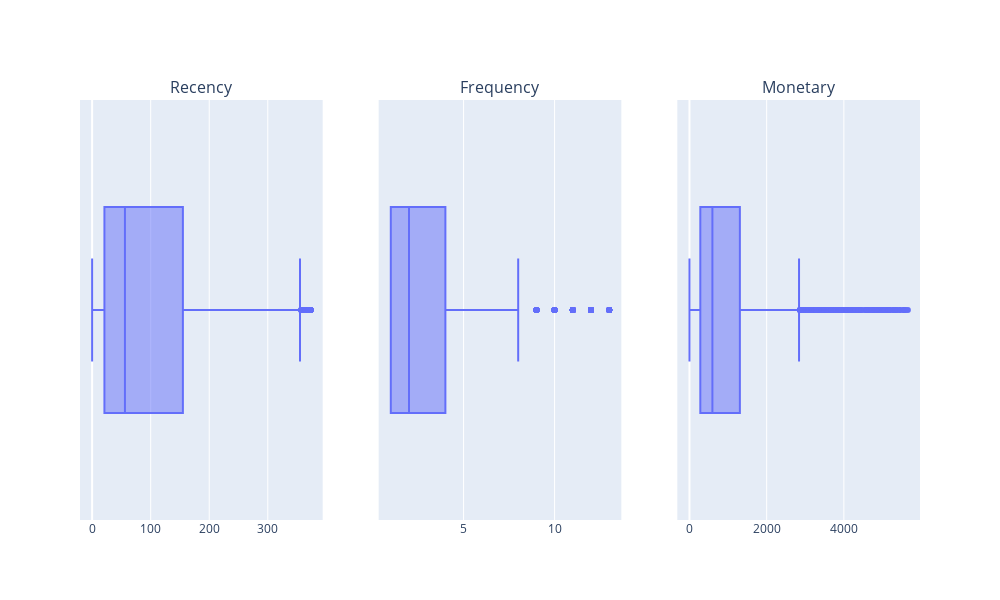

The notebook cell saved with this chart:
### Code cell
boxes_filtered = [px.box(RFM_filtered, x=column) for column in RFM_filtered.columns]

rfm_filtered_fig = make_subplots(
    rows=1, cols=3, 
    subplot_titles=(
        "Recency", "Frequency", "Monetary"
    )
)

for i, box in enumerate(boxes_filtered):
    rfm_filtered_fig.add_trace(boxes_filtered[i]['data'][0], row=1, col=i+1)

rfm_filtered_fig.update_layout(
    showlegend=True, 
    autosize=False, 
    width=1000,
    height=600)
rfm_filtered_fig.show()

### Figure 1 — Plotly figure (JSON) as saved in the notebook; plotly's stock layout.template omitted (floating-point values rounded to 4 significant figures; data arrays with more than 128 entries replaced by an {"elided": "..."} marker saying what was removed)
{"data": [{"alignmentgroup": "True", "hovertemplate": "Recency=%{x}<extra></extra>", "legendgroup": "", "marker": {"color": "#636efa"}, "name": "", "notched": false, "offsetgroup": "", "orientation": "h", "showlegend": false, "type": "box", "x": {"elided": "4044 int values"}, "x0": " ", "xaxis": "x", "y0": " ", "yaxis": "y"}, {"alignmentgroup": "True", "hovertemplate": "Frequency=%{x}<extra></extra>", "legendgroup": "", "marker": {"color": "#636efa"}, "name": "", "notched": false, "offsetgroup": "", "orientation": "h", "showlegend": false, "type": "box", "x": {"elided": "4044 int values"}, "x0": " ", "xaxis": "x2", "y0": " ", "yaxis": "y2"}, {"alignmentgroup": "True", "hovertemplate": "Monetary=%{x}<extra></extra>", "legendgroup": "", "marker": {"color": "#636efa"}, "name": "", "notched": false, "offsetgroup": "", "orientation": "h", "showlegend": false, "type": "box", "x": {"elided": "4044 float values"}, "x0": " ", "xaxis": "x3", "y0": " ", "yaxis": "y3"}], "layout": {"annotations": [{"font": {"size": 16}, "showarrow": false, "text": "Recency", "x": 0.1444, "xanchor": "center", "xref": "paper", "y": 1, "yanchor": "bottom", "yref": "paper"}, {"font": {"size": 16}, "showarrow": false, "text": "Frequency", "x": 0.5, "xanchor": "center", "xref": "paper", "y": 1, "yanchor": "bottom", "yref": "paper"}, {"font": {"size": 16}, "showarrow": false, "text": "Monetary", "x": 0.8556, "xanchor": "center", "xref": "paper", "y": 1, "yanchor": "bottom", "yref": "paper"}], "autosize": false, "height": 600, "showlegend": true, "width": 1000, "xaxis": {"anchor": "y", "domain": [0, 0.2889]}, "xaxis2": {"anchor": "y2", "domain": [0.3556, 0.6444]}, "xaxis3": {"anchor": "y3", "domain": [0.7111, 1]}, "yaxis": {"anchor": "x", "domain": [0, 1]}, "yaxis2": {"anchor": "x2", "domain": [0, 1]}, "yaxis3": {"anchor": "x3", "domain": [0, 1]}}}
